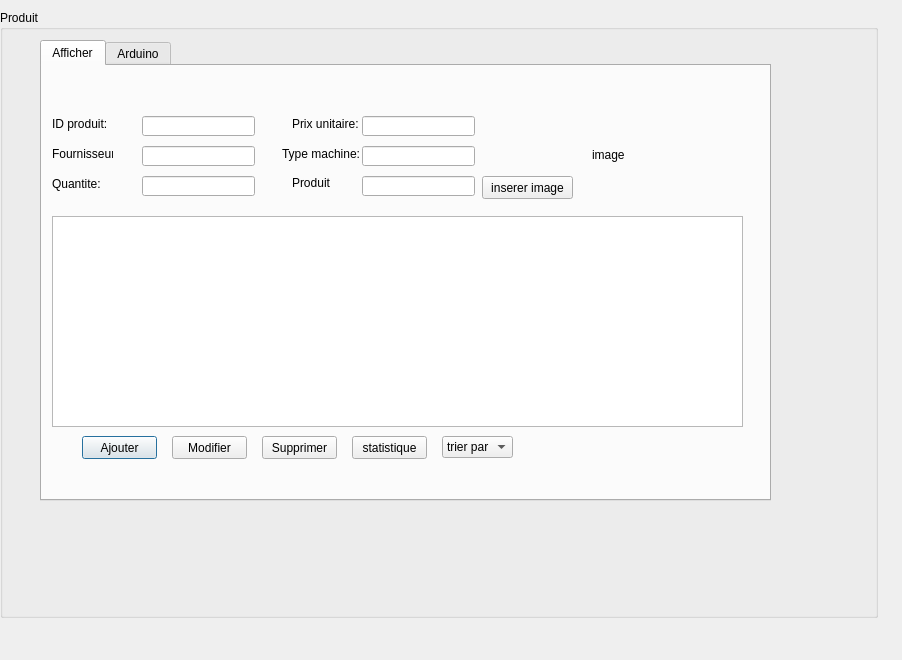
<?xml version="1.0" encoding="UTF-8"?>
<ui version="4.0">
 <class>gestionproduit</class>
 <widget class="QDialog" name="gestionproduit">
  <property name="geometry">
   <rect>
    <x>0</x>
    <y>0</y>
    <width>902</width>
    <height>660</height>
   </rect>
  </property>
  <property name="windowTitle">
   <string>Dialog</string>
  </property>
  <widget class="QGroupBox" name="groupBox">
   <property name="geometry">
    <rect>
     <x>0</x>
     <y>10</y>
     <width>878</width>
     <height>608</height>
    </rect>
   </property>
   <property name="title">
    <string>Produit</string>
   </property>
   <widget class="QTabWidget" name="kk">
    <property name="geometry">
     <rect>
      <x>40</x>
      <y>30</y>
      <width>731</width>
      <height>461</height>
     </rect>
    </property>
    <property name="currentIndex">
     <number>0</number>
    </property>
    <widget class="QWidget" name="tab">
     <attribute name="title">
      <string>Afficher</string>
     </attribute>
     <widget class="QLabel" name="label">
      <property name="geometry">
       <rect>
        <x>10</x>
        <y>50</y>
        <width>71</width>
        <height>16</height>
       </rect>
      </property>
      <property name="text">
       <string>ID produit:</string>
      </property>
     </widget>
     <widget class="QLabel" name="label_2">
      <property name="geometry">
       <rect>
        <x>10</x>
        <y>80</y>
        <width>61</width>
        <height>16</height>
       </rect>
      </property>
      <property name="text">
       <string>Fournisseur:</string>
      </property>
     </widget>
     <widget class="QLabel" name="label_3">
      <property name="geometry">
       <rect>
        <x>10</x>
        <y>110</y>
        <width>121</width>
        <height>16</height>
       </rect>
      </property>
      <property name="text">
       <string>Quantite:</string>
      </property>
     </widget>
     <widget class="QLabel" name="label_4">
      <property name="geometry">
       <rect>
        <x>250</x>
        <y>50</y>
        <width>101</width>
        <height>16</height>
       </rect>
      </property>
      <property name="text">
       <string>Prix unitaire:</string>
      </property>
     </widget>
     <widget class="QLabel" name="label_5">
      <property name="geometry">
       <rect>
        <x>240</x>
        <y>80</y>
        <width>81</width>
        <height>16</height>
       </rect>
      </property>
      <property name="text">
       <string>Type machine:</string>
      </property>
     </widget>
     <widget class="QLineEdit" name="lineEdit">
      <property name="geometry">
       <rect>
        <x>100</x>
        <y>50</y>
        <width>113</width>
        <height>20</height>
       </rect>
      </property>
     </widget>
     <widget class="QLineEdit" name="lineEdit_2">
      <property name="geometry">
       <rect>
        <x>100</x>
        <y>80</y>
        <width>113</width>
        <height>20</height>
       </rect>
      </property>
     </widget>
     <widget class="QLineEdit" name="lineEdit_3">
      <property name="geometry">
       <rect>
        <x>100</x>
        <y>110</y>
        <width>113</width>
        <height>20</height>
       </rect>
      </property>
     </widget>
     <widget class="QLineEdit" name="lineEdit_4">
      <property name="geometry">
       <rect>
        <x>320</x>
        <y>50</y>
        <width>113</width>
        <height>20</height>
       </rect>
      </property>
     </widget>
     <widget class="QLineEdit" name="lineEdit_5">
      <property name="geometry">
       <rect>
        <x>320</x>
        <y>80</y>
        <width>113</width>
        <height>20</height>
       </rect>
      </property>
     </widget>
     <widget class="QTableView" name="tableView">
      <property name="geometry">
       <rect>
        <x>10</x>
        <y>150</y>
        <width>691</width>
        <height>211</height>
       </rect>
      </property>
     </widget>
     <widget class="QPushButton" name="pushButton">
      <property name="geometry">
       <rect>
        <x>40</x>
        <y>370</y>
        <width>75</width>
        <height>23</height>
       </rect>
      </property>
      <property name="text">
       <string>Ajouter</string>
      </property>
     </widget>
     <widget class="QPushButton" name="pushButton_2">
      <property name="geometry">
       <rect>
        <x>130</x>
        <y>370</y>
        <width>75</width>
        <height>23</height>
       </rect>
      </property>
      <property name="text">
       <string>Modifier</string>
      </property>
     </widget>
     <widget class="QPushButton" name="pushButton_3">
      <property name="geometry">
       <rect>
        <x>220</x>
        <y>370</y>
        <width>75</width>
        <height>23</height>
       </rect>
      </property>
      <property name="text">
       <string>Supprimer</string>
      </property>
     </widget>
     <widget class="QPushButton" name="pushButton_5">
      <property name="geometry">
       <rect>
        <x>310</x>
        <y>370</y>
        <width>75</width>
        <height>23</height>
       </rect>
      </property>
      <property name="text">
       <string>statistique</string>
      </property>
     </widget>
     <widget class="QLabel" name="label_6">
      <property name="geometry">
       <rect>
        <x>250</x>
        <y>110</y>
        <width>47</width>
        <height>14</height>
       </rect>
      </property>
      <property name="text">
       <string>Produit</string>
      </property>
     </widget>
     <widget class="QLineEdit" name="lineEdit_6">
      <property name="geometry">
       <rect>
        <x>320</x>
        <y>110</y>
        <width>113</width>
        <height>20</height>
       </rect>
      </property>
     </widget>
     <widget class="QPushButton" name="pushButton_8">
      <property name="geometry">
       <rect>
        <x>440</x>
        <y>110</y>
        <width>91</width>
        <height>23</height>
       </rect>
      </property>
      <property name="text">
       <string>inserer image</string>
      </property>
     </widget>
     <widget class="QComboBox" name="comboBox">
      <property name="geometry">
       <rect>
        <x>400</x>
        <y>370</y>
        <width>71</width>
        <height>22</height>
       </rect>
      </property>
      <item>
       <property name="text">
        <string>trier par</string>
       </property>
      </item>
      <item>
       <property name="text">
        <string>prix</string>
       </property>
      </item>
      <item>
       <property name="text">
        <string>quantite</string>
       </property>
      </item>
      <item>
       <property name="text">
        <string>ID</string>
       </property>
      </item>
     </widget>
     <widget class="QLabel" name="label_7">
      <property name="geometry">
       <rect>
        <x>550</x>
        <y>43</y>
        <width>151</width>
        <height>91</height>
       </rect>
      </property>
      <property name="text">
       <string>image</string>
      </property>
     </widget>
    </widget>
    <widget class="QWidget" name="tab_2">
     <attribute name="title">
      <string>Arduino</string>
     </attribute>
     <widget class="QLabel" name="label_8">
      <property name="geometry">
       <rect>
        <x>350</x>
        <y>130</y>
        <width>141</width>
        <height>91</height>
       </rect>
      </property>
      <property name="text">
       <string>Etat</string>
      </property>
     </widget>
     <widget class="QPushButton" name="pushButton_4">
      <property name="geometry">
       <rect>
        <x>150</x>
        <y>170</y>
        <width>80</width>
        <height>22</height>
       </rect>
      </property>
      <property name="text">
       <string>refresh</string>
      </property>
     </widget>
    </widget>
   </widget>
  </widget>
 </widget>
 <resources/>
 <connections/>
</ui>
